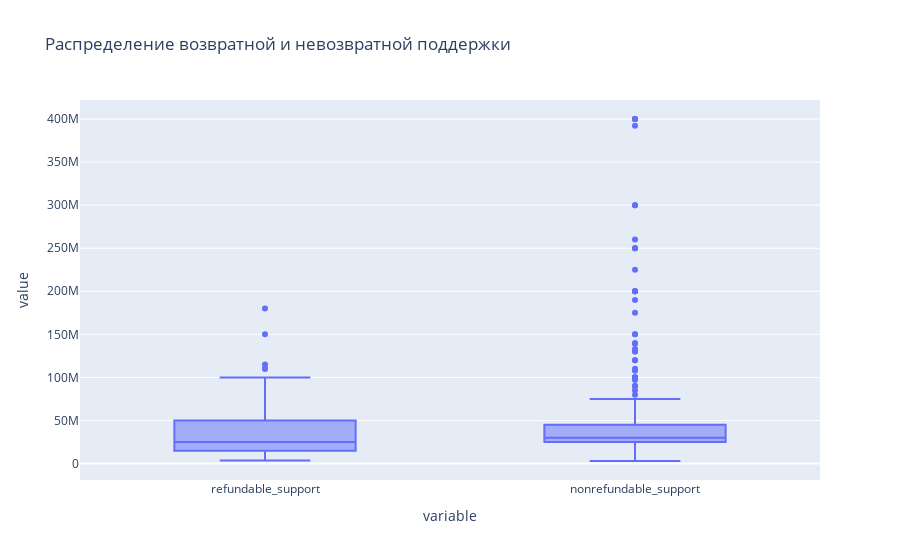

The cell this chart's notebook holds for it:
### Code cell
fig = px.box(df, y=['refundable_support', 'nonrefundable_support'], title='Распределение возвратной и невозвратной поддержки', hover_name='title')
fig.show()

### Figure 1 — Plotly figure (JSON) as saved in the notebook; plotly's stock layout.template omitted (floating-point values rounded to 4 significant figures; data arrays with more than 128 entries replaced by an {"elided": "..."} marker saying what was removed)
{"data": [{"alignmentgroup": "True", "hovertemplate": "<b>%{hovertext}</b><br><br>variable=%{x}<br>value=%{y}<extra></extra>", "hovertext": {"elided": "14962 str values"}, "legendgroup": "", "marker": {"color": "#636efa"}, "name": "", "notched": false, "offsetgroup": "", "orientation": "v", "showlegend": false, "type": "box", "x": {"elided": "14962 str values"}, "x0": " ", "xaxis": "x", "y": {"elided": "14962 int values"}, "y0": " ", "yaxis": "y"}], "layout": {"boxmode": "group", "legend": {"tracegroupgap": 0}, "title": {"text": "Распределение возвратной и невозвратной поддержки"}, "xaxis": {"anchor": "y", "domain": [0, 1], "title": {"text": "variable"}}, "yaxis": {"anchor": "x", "domain": [0, 1], "title": {"text": "value"}}}}
